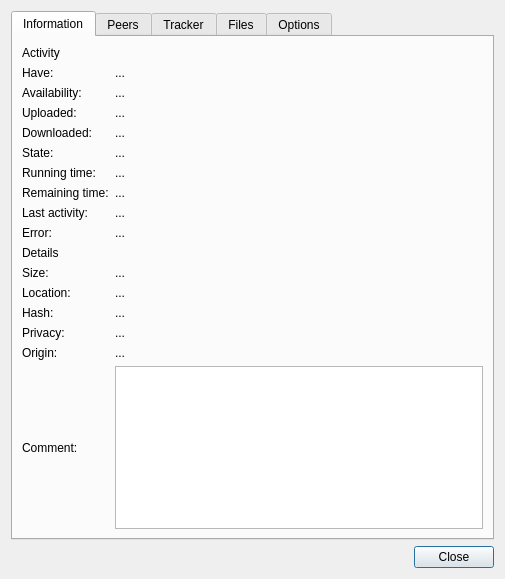
<?xml version="1.0" encoding="UTF-8"?>
<ui version="4.0">
 <class>DetailsDialog</class>
 <widget class="QDialog" name="DetailsDialog">
  <property name="geometry">
   <rect>
    <x>0</x>
    <y>0</y>
    <width>505</width>
    <height>579</height>
   </rect>
  </property>
  <property name="windowTitle">
   <string>Torrent Properties</string>
  </property>
  <property name="styleSheet">
   <string notr="true">[tr-style~=&quot;form-section&quot;]
{
  font-weight: bold;
  margin-top: 12px;
  margin-bottom: 1px;
}
[tr-style~=&quot;form-section&quot;][tr-style~=&quot;first&quot;]
{
  margin-top: 0;
}
[tr-style~=&quot;form-label&quot;]
{
  margin-left: 18px;
}</string>
  </property>
  <layout class="QVBoxLayout" name="dialogLayout">
   <item>
    <widget class="QTabWidget" name="tabs">
     <property name="currentIndex">
      <number>0</number>
     </property>
     <widget class="QWidget" name="infoTab">
      <attribute name="title">
       <string>Information</string>
      </attribute>
      <layout class="QGridLayout" name="infoTabLayout" rowstretch="0,0,0,0,0,0,0,0,0,0,0,0,0,0,0,0,1" columnstretch="0,1">
       <item row="0" column="0" colspan="2">
        <widget class="QLabel" name="activitySectionLabel">
         <property name="text">
          <string>Activity</string>
         </property>
         <property name="tr-style" stdset="0">
          <string notr="true">form-section first</string>
         </property>
        </widget>
       </item>
       <item row="1" column="0">
        <widget class="QLabel" name="haveLabel">
         <property name="text">
          <string>Have:</string>
         </property>
         <property name="tr-style" stdset="0">
          <string notr="true">form-label</string>
         </property>
        </widget>
       </item>
       <item row="1" column="1">
        <widget class="SqueezeLabel" name="haveValueLabel">
         <property name="sizePolicy">
          <sizepolicy hsizetype="Ignored" vsizetype="Preferred">
           <horstretch>0</horstretch>
           <verstretch>0</verstretch>
          </sizepolicy>
         </property>
         <property name="text">
          <string notr="true">...</string>
         </property>
         <property name="textFormat">
          <enum>Qt::PlainText</enum>
         </property>
         <property name="textInteractionFlags">
          <set>Qt::NoTextInteraction</set>
         </property>
        </widget>
       </item>
       <item row="2" column="0">
        <widget class="QLabel" name="availabilityLabel">
         <property name="text">
          <string>Availability:</string>
         </property>
         <property name="tr-style" stdset="0">
          <string notr="true">form-label</string>
         </property>
        </widget>
       </item>
       <item row="2" column="1">
        <widget class="SqueezeLabel" name="availabilityValueLabel">
         <property name="sizePolicy">
          <sizepolicy hsizetype="Ignored" vsizetype="Preferred">
           <horstretch>0</horstretch>
           <verstretch>0</verstretch>
          </sizepolicy>
         </property>
         <property name="text">
          <string notr="true">...</string>
         </property>
         <property name="textFormat">
          <enum>Qt::PlainText</enum>
         </property>
         <property name="textInteractionFlags">
          <set>Qt::NoTextInteraction</set>
         </property>
        </widget>
       </item>
       <item row="3" column="0">
        <widget class="QLabel" name="uploadedLabel">
         <property name="text">
          <string>Uploaded:</string>
         </property>
         <property name="tr-style" stdset="0">
          <string notr="true">form-label</string>
         </property>
        </widget>
       </item>
       <item row="3" column="1">
        <widget class="SqueezeLabel" name="uploadedValueLabel">
         <property name="sizePolicy">
          <sizepolicy hsizetype="Ignored" vsizetype="Preferred">
           <horstretch>0</horstretch>
           <verstretch>0</verstretch>
          </sizepolicy>
         </property>
         <property name="text">
          <string notr="true">...</string>
         </property>
         <property name="textFormat">
          <enum>Qt::PlainText</enum>
         </property>
         <property name="textInteractionFlags">
          <set>Qt::NoTextInteraction</set>
         </property>
        </widget>
       </item>
       <item row="4" column="0">
        <widget class="QLabel" name="downloadedLabel">
         <property name="text">
          <string>Downloaded:</string>
         </property>
         <property name="tr-style" stdset="0">
          <string notr="true">form-label</string>
         </property>
        </widget>
       </item>
       <item row="4" column="1">
        <widget class="SqueezeLabel" name="downloadedValueLabel">
         <property name="sizePolicy">
          <sizepolicy hsizetype="Ignored" vsizetype="Preferred">
           <horstretch>0</horstretch>
           <verstretch>0</verstretch>
          </sizepolicy>
         </property>
         <property name="text">
          <string notr="true">...</string>
         </property>
         <property name="textFormat">
          <enum>Qt::PlainText</enum>
         </property>
         <property name="textInteractionFlags">
          <set>Qt::NoTextInteraction</set>
         </property>
        </widget>
       </item>
       <item row="5" column="0">
        <widget class="QLabel" name="stateLabel">
         <property name="text">
          <string>State:</string>
         </property>
         <property name="tr-style" stdset="0">
          <string notr="true">form-label</string>
         </property>
        </widget>
       </item>
       <item row="5" column="1">
        <widget class="SqueezeLabel" name="stateValueLabel">
         <property name="sizePolicy">
          <sizepolicy hsizetype="Ignored" vsizetype="Preferred">
           <horstretch>0</horstretch>
           <verstretch>0</verstretch>
          </sizepolicy>
         </property>
         <property name="text">
          <string notr="true">...</string>
         </property>
         <property name="textFormat">
          <enum>Qt::PlainText</enum>
         </property>
         <property name="textInteractionFlags">
          <set>Qt::NoTextInteraction</set>
         </property>
        </widget>
       </item>
       <item row="6" column="0">
        <widget class="QLabel" name="runningTimeLabel">
         <property name="text">
          <string>Running time:</string>
         </property>
         <property name="tr-style" stdset="0">
          <string notr="true">form-label</string>
         </property>
        </widget>
       </item>
       <item row="6" column="1">
        <widget class="SqueezeLabel" name="runningTimeValueLabel">
         <property name="sizePolicy">
          <sizepolicy hsizetype="Ignored" vsizetype="Preferred">
           <horstretch>0</horstretch>
           <verstretch>0</verstretch>
          </sizepolicy>
         </property>
         <property name="text">
          <string notr="true">...</string>
         </property>
         <property name="textFormat">
          <enum>Qt::PlainText</enum>
         </property>
         <property name="textInteractionFlags">
          <set>Qt::NoTextInteraction</set>
         </property>
        </widget>
       </item>
       <item row="7" column="0">
        <widget class="QLabel" name="remainingTimeLabel">
         <property name="text">
          <string>Remaining time:</string>
         </property>
         <property name="tr-style" stdset="0">
          <string notr="true">form-label</string>
         </property>
        </widget>
       </item>
       <item row="7" column="1">
        <widget class="SqueezeLabel" name="remainingTimeValueLabel">
         <property name="sizePolicy">
          <sizepolicy hsizetype="Ignored" vsizetype="Preferred">
           <horstretch>0</horstretch>
           <verstretch>0</verstretch>
          </sizepolicy>
         </property>
         <property name="text">
          <string notr="true">...</string>
         </property>
         <property name="textFormat">
          <enum>Qt::PlainText</enum>
         </property>
         <property name="textInteractionFlags">
          <set>Qt::NoTextInteraction</set>
         </property>
        </widget>
       </item>
       <item row="8" column="0">
        <widget class="QLabel" name="lastActivityLabel">
         <property name="text">
          <string>Last activity:</string>
         </property>
         <property name="tr-style" stdset="0">
          <string notr="true">form-label</string>
         </property>
        </widget>
       </item>
       <item row="8" column="1">
        <widget class="SqueezeLabel" name="lastActivityValueLabel">
         <property name="sizePolicy">
          <sizepolicy hsizetype="Ignored" vsizetype="Preferred">
           <horstretch>0</horstretch>
           <verstretch>0</verstretch>
          </sizepolicy>
         </property>
         <property name="text">
          <string notr="true">...</string>
         </property>
         <property name="textFormat">
          <enum>Qt::PlainText</enum>
         </property>
         <property name="textInteractionFlags">
          <set>Qt::NoTextInteraction</set>
         </property>
        </widget>
       </item>
       <item row="9" column="0">
        <widget class="QLabel" name="errorLabel">
         <property name="text">
          <string>Error:</string>
         </property>
         <property name="tr-style" stdset="0">
          <string notr="true">form-label</string>
         </property>
        </widget>
       </item>
       <item row="9" column="1">
        <widget class="SqueezeLabel" name="errorValueLabel">
         <property name="sizePolicy">
          <sizepolicy hsizetype="Ignored" vsizetype="Preferred">
           <horstretch>0</horstretch>
           <verstretch>0</verstretch>
          </sizepolicy>
         </property>
         <property name="text">
          <string notr="true">...</string>
         </property>
         <property name="textFormat">
          <enum>Qt::PlainText</enum>
         </property>
         <property name="textInteractionFlags">
          <set>Qt::TextSelectableByKeyboard|Qt::TextSelectableByMouse</set>
         </property>
        </widget>
       </item>
       <item row="10" column="0" colspan="2">
        <widget class="QLabel" name="detailsSectionLabel">
         <property name="text">
          <string>Details</string>
         </property>
         <property name="tr-style" stdset="0">
          <string notr="true">form-section</string>
         </property>
        </widget>
       </item>
       <item row="11" column="0">
        <widget class="QLabel" name="sizeLabel">
         <property name="text">
          <string>Size:</string>
         </property>
         <property name="tr-style" stdset="0">
          <string notr="true">form-label</string>
         </property>
        </widget>
       </item>
       <item row="11" column="1">
        <widget class="SqueezeLabel" name="sizeValueLabel">
         <property name="sizePolicy">
          <sizepolicy hsizetype="Ignored" vsizetype="Preferred">
           <horstretch>0</horstretch>
           <verstretch>0</verstretch>
          </sizepolicy>
         </property>
         <property name="text">
          <string notr="true">...</string>
         </property>
         <property name="textFormat">
          <enum>Qt::PlainText</enum>
         </property>
         <property name="textInteractionFlags">
          <set>Qt::NoTextInteraction</set>
         </property>
        </widget>
       </item>
       <item row="12" column="0">
        <widget class="QLabel" name="locationLabel">
         <property name="text">
          <string>Location:</string>
         </property>
         <property name="tr-style" stdset="0">
          <string notr="true">form-label</string>
         </property>
        </widget>
       </item>
       <item row="12" column="1">
        <widget class="SqueezeLabel" name="locationValueLabel">
         <property name="sizePolicy">
          <sizepolicy hsizetype="Ignored" vsizetype="Preferred">
           <horstretch>0</horstretch>
           <verstretch>0</verstretch>
          </sizepolicy>
         </property>
         <property name="text">
          <string notr="true">...</string>
         </property>
         <property name="textFormat">
          <enum>Qt::PlainText</enum>
         </property>
         <property name="textInteractionFlags">
          <set>Qt::TextSelectableByKeyboard|Qt::TextSelectableByMouse</set>
         </property>
        </widget>
       </item>
       <item row="13" column="0">
        <widget class="QLabel" name="hashLabel">
         <property name="text">
          <string>Hash:</string>
         </property>
         <property name="tr-style" stdset="0">
          <string notr="true">form-label</string>
         </property>
        </widget>
       </item>
       <item row="13" column="1">
        <widget class="SqueezeLabel" name="hashValueLabel">
         <property name="sizePolicy">
          <sizepolicy hsizetype="Ignored" vsizetype="Preferred">
           <horstretch>0</horstretch>
           <verstretch>0</verstretch>
          </sizepolicy>
         </property>
         <property name="text">
          <string notr="true">...</string>
         </property>
         <property name="textFormat">
          <enum>Qt::PlainText</enum>
         </property>
         <property name="textInteractionFlags">
          <set>Qt::TextSelectableByKeyboard|Qt::TextSelectableByMouse</set>
         </property>
        </widget>
       </item>
       <item row="14" column="0">
        <widget class="QLabel" name="privacyLabel">
         <property name="text">
          <string>Privacy:</string>
         </property>
         <property name="tr-style" stdset="0">
          <string notr="true">form-label</string>
         </property>
        </widget>
       </item>
       <item row="14" column="1">
        <widget class="SqueezeLabel" name="privacyValueLabel">
         <property name="sizePolicy">
          <sizepolicy hsizetype="Ignored" vsizetype="Preferred">
           <horstretch>0</horstretch>
           <verstretch>0</verstretch>
          </sizepolicy>
         </property>
         <property name="text">
          <string notr="true">...</string>
         </property>
         <property name="textFormat">
          <enum>Qt::PlainText</enum>
         </property>
         <property name="textInteractionFlags">
          <set>Qt::NoTextInteraction</set>
         </property>
        </widget>
       </item>
       <item row="15" column="0">
        <widget class="QLabel" name="originLabel">
         <property name="text">
          <string>Origin:</string>
         </property>
         <property name="tr-style" stdset="0">
          <string notr="true">form-label</string>
         </property>
        </widget>
       </item>
       <item row="15" column="1">
        <widget class="SqueezeLabel" name="originValueLabel">
         <property name="sizePolicy">
          <sizepolicy hsizetype="Ignored" vsizetype="Preferred">
           <horstretch>0</horstretch>
           <verstretch>0</verstretch>
          </sizepolicy>
         </property>
         <property name="text">
          <string notr="true">...</string>
         </property>
         <property name="textFormat">
          <enum>Qt::PlainText</enum>
         </property>
         <property name="textInteractionFlags">
          <set>Qt::TextSelectableByKeyboard|Qt::TextSelectableByMouse</set>
         </property>
        </widget>
       </item>
       <item row="16" column="0">
        <widget class="QLabel" name="commentLabel">
         <property name="text">
          <string>Comment:</string>
         </property>
         <property name="buddy">
          <cstring>commentBrowser</cstring>
         </property>
         <property name="tr-style" stdset="0">
          <string notr="true">form-label</string>
         </property>
        </widget>
       </item>
       <item row="16" column="1">
        <widget class="QTextBrowser" name="commentBrowser">
         <property name="textInteractionFlags">
          <set>Qt::TextSelectableByKeyboard|Qt::TextSelectableByMouse</set>
         </property>
        </widget>
       </item>
      </layout>
     </widget>
     <widget class="QWidget" name="peersTab">
      <attribute name="title">
       <string>Peers</string>
      </attribute>
      <layout class="QVBoxLayout" name="peersTabLayout">
       <item>
        <widget class="QTreeWidget" name="peersView">
         <property name="alternatingRowColors">
          <bool>true</bool>
         </property>
         <property name="rootIsDecorated">
          <bool>false</bool>
         </property>
         <property name="uniformRowHeights">
          <bool>true</bool>
         </property>
         <property name="sortingEnabled">
          <bool>true</bool>
         </property>
         <property name="columnCount">
          <number>0</number>
         </property>
         <attribute name="headerShowSortIndicator" stdset="0">
          <bool>true</bool>
         </attribute>
        </widget>
       </item>
      </layout>
     </widget>
     <widget class="QWidget" name="trackersTab">
      <attribute name="title">
       <string>Tracker</string>
      </attribute>
      <layout class="QGridLayout" name="trackersTabLayout">
       <item row="0" column="0" rowspan="4">
        <widget class="QListView" name="trackersView">
         <property name="alternatingRowColors">
          <bool>true</bool>
         </property>
         <property name="selectionMode">
          <enum>QAbstractItemView::ExtendedSelection</enum>
         </property>
        </widget>
       </item>
       <item row="0" column="1">
        <widget class="QToolButton" name="addTrackerButton">
         <property name="toolTip">
          <string>Add Tracker</string>
         </property>
         <property name="toolButtonStyle">
          <enum>Qt::ToolButtonIconOnly</enum>
         </property>
        </widget>
       </item>
       <item row="1" column="1">
        <widget class="QToolButton" name="editTrackerButton">
         <property name="toolTip">
          <string>Edit Tracker</string>
         </property>
         <property name="toolButtonStyle">
          <enum>Qt::ToolButtonIconOnly</enum>
         </property>
        </widget>
       </item>
       <item row="2" column="1">
        <widget class="QToolButton" name="removeTrackerButton">
         <property name="toolTip">
          <string>Remove Trackers</string>
         </property>
         <property name="toolButtonStyle">
          <enum>Qt::ToolButtonIconOnly</enum>
         </property>
        </widget>
       </item>
       <item row="3" column="1">
        <spacer name="trackerButtonsSpacer">
         <property name="orientation">
          <enum>Qt::Vertical</enum>
         </property>
         <property name="sizeHint" stdset="0">
          <size>
           <width>1</width>
           <height>1</height>
          </size>
         </property>
        </spacer>
       </item>
       <item row="4" column="0">
        <widget class="QCheckBox" name="showTrackerScrapesCheck">
         <property name="text">
          <string>Show &amp;more details</string>
         </property>
        </widget>
       </item>
       <item row="5" column="0">
        <widget class="QCheckBox" name="showBackupTrackersCheck">
         <property name="text">
          <string>Show &amp;backup trackers</string>
         </property>
        </widget>
       </item>
      </layout>
     </widget>
     <widget class="QWidget" name="filesTab">
      <attribute name="title">
       <string>Files</string>
      </attribute>
      <layout class="QVBoxLayout" name="filesTabLayout">
       <item>
        <widget class="FileTreeView" name="filesView"/>
       </item>
      </layout>
     </widget>
     <widget class="QWidget" name="optionsTab">
      <attribute name="title">
       <string>Options</string>
      </attribute>
      <layout class="QGridLayout" name="optionsTabLayout" columnstretch="0,1">
       <item row="0" column="0" colspan="2">
        <widget class="QLabel" name="speedSectionLabel">
         <property name="text">
          <string>Speed</string>
         </property>
         <property name="tr-style" stdset="0">
          <string notr="true">form-section first</string>
         </property>
        </widget>
       </item>
       <item row="1" column="0" colspan="2">
        <widget class="QCheckBox" name="sessionLimitCheck">
         <property name="text">
          <string>Honor global &amp;limits</string>
         </property>
         <property name="tr-style" stdset="0">
          <string notr="true">form-label</string>
         </property>
        </widget>
       </item>
       <item row="2" column="0">
        <widget class="QCheckBox" name="singleDownCheck">
         <property name="text">
          <string>Limit &amp;download speed:</string>
         </property>
         <property name="tr-style" stdset="0">
          <string notr="true">form-label</string>
         </property>
        </widget>
       </item>
       <item row="2" column="1">
        <widget class="QSpinBox" name="singleDownSpin">
         <property name="enabled">
          <bool>false</bool>
         </property>
         <property name="maximum">
          <number>999999999</number>
         </property>
         <property name="singleStep">
          <number>5</number>
         </property>
        </widget>
       </item>
       <item row="3" column="0">
        <widget class="QCheckBox" name="singleUpCheck">
         <property name="text">
          <string>Limit &amp;upload speed:</string>
         </property>
         <property name="tr-style" stdset="0">
          <string notr="true">form-label</string>
         </property>
        </widget>
       </item>
       <item row="3" column="1">
        <widget class="QSpinBox" name="singleUpSpin">
         <property name="enabled">
          <bool>false</bool>
         </property>
         <property name="maximum">
          <number>999999999</number>
         </property>
         <property name="singleStep">
          <number>5</number>
         </property>
        </widget>
       </item>
       <item row="4" column="0">
        <widget class="QLabel" name="bandwidthPriorityLabel">
         <property name="text">
          <string>Torrent &amp;priority:</string>
         </property>
         <property name="buddy">
          <cstring>bandwidthPriorityCombo</cstring>
         </property>
         <property name="tr-style" stdset="0">
          <string notr="true">form-label</string>
         </property>
        </widget>
       </item>
       <item row="4" column="1">
        <widget class="QComboBox" name="bandwidthPriorityCombo"/>
       </item>
       <item row="5" column="0" colspan="2">
        <widget class="QLabel" name="seedingLimitsSectionLabel">
         <property name="text">
          <string>Seeding Limits</string>
         </property>
         <property name="tr-style" stdset="0">
          <string notr="true">form-section</string>
         </property>
        </widget>
       </item>
       <item row="6" column="0">
        <widget class="QLabel" name="ratioLabel">
         <property name="text">
          <string>&amp;Ratio:</string>
         </property>
         <property name="buddy">
          <cstring>ratioCombo</cstring>
         </property>
         <property name="tr-style" stdset="0">
          <string notr="true">form-label</string>
         </property>
        </widget>
       </item>
       <item row="6" column="1">
        <layout class="QHBoxLayout" name="ratioValueLayout">
         <item>
          <widget class="QComboBox" name="ratioCombo"/>
         </item>
         <item>
          <widget class="QDoubleSpinBox" name="ratioSpin">
           <property name="minimum">
            <double>0.0010000000000000</double>
           </property>
           <property name="maximum">
            <double>999999999.000000000000000</double>
           </property>
          </widget>
         </item>
        </layout>
       </item>
       <item row="7" column="0">
        <widget class="QLabel" name="idleLabel">
         <property name="text">
          <string>&amp;Idle:</string>
         </property>
         <property name="buddy">
          <cstring>idleCombo</cstring>
         </property>
         <property name="tr-style" stdset="0">
          <string notr="true">form-label</string>
         </property>
        </widget>
       </item>
       <item row="7" column="1">
        <layout class="QHBoxLayout" name="idleValueLayout">
         <item>
          <widget class="QComboBox" name="idleCombo"/>
         </item>
         <item>
          <widget class="QSpinBox" name="idleSpin">
           <property name="suffix">
            <string notr="true"> minute(s)</string>
           </property>
           <property name="minimum">
            <number>1</number>
           </property>
           <property name="maximum">
            <number>9999</number>
           </property>
           <property name="singleStep">
            <number>5</number>
           </property>
          </widget>
         </item>
        </layout>
       </item>
       <item row="8" column="0" colspan="2">
        <widget class="QLabel" name="peerConnectionsSectionLabel">
         <property name="text">
          <string>Peer Connections</string>
         </property>
         <property name="tr-style" stdset="0">
          <string notr="true">form-section</string>
         </property>
        </widget>
       </item>
       <item row="9" column="0">
        <widget class="QLabel" name="peerLimitLabel">
         <property name="text">
          <string>&amp;Maximum peers:</string>
         </property>
         <property name="buddy">
          <cstring>peerLimitSpin</cstring>
         </property>
         <property name="tr-style" stdset="0">
          <string notr="true">form-label</string>
         </property>
        </widget>
       </item>
       <item row="9" column="1">
        <widget class="QSpinBox" name="peerLimitSpin">
         <property name="minimum">
          <number>1</number>
         </property>
         <property name="maximum">
          <number>300</number>
         </property>
         <property name="singleStep">
          <number>5</number>
         </property>
        </widget>
       </item>
       <item row="10" column="0" colspan="2">
        <spacer name="optionsTabBottomSpacer">
         <property name="orientation">
          <enum>Qt::Vertical</enum>
         </property>
         <property name="sizeHint" stdset="0">
          <size>
           <width>1</width>
           <height>1</height>
          </size>
         </property>
        </spacer>
       </item>
      </layout>
     </widget>
    </widget>
   </item>
   <item>
    <widget class="QDialogButtonBox" name="dialogButtons">
     <property name="orientation">
      <enum>Qt::Horizontal</enum>
     </property>
     <property name="standardButtons">
      <set>QDialogButtonBox::Close</set>
     </property>
    </widget>
   </item>
  </layout>
 </widget>
 <customwidgets>
  <customwidget>
   <class>SqueezeLabel</class>
   <extends>QLabel</extends>
   <header>squeezelabel.h</header>
  </customwidget>
  <customwidget>
   <class>FileTreeView</class>
   <extends>QTreeView</extends>
   <header>file-tree.h</header>
  </customwidget>
 </customwidgets>
 <tabstops>
  <tabstop>tabs</tabstop>
  <tabstop>errorValueLabel</tabstop>
  <tabstop>locationValueLabel</tabstop>
  <tabstop>hashValueLabel</tabstop>
  <tabstop>originValueLabel</tabstop>
  <tabstop>commentBrowser</tabstop>
  <tabstop>peersView</tabstop>
  <tabstop>trackersView</tabstop>
  <tabstop>addTrackerButton</tabstop>
  <tabstop>editTrackerButton</tabstop>
  <tabstop>removeTrackerButton</tabstop>
  <tabstop>showTrackerScrapesCheck</tabstop>
  <tabstop>showBackupTrackersCheck</tabstop>
  <tabstop>filesView</tabstop>
  <tabstop>sessionLimitCheck</tabstop>
  <tabstop>singleDownCheck</tabstop>
  <tabstop>singleDownSpin</tabstop>
  <tabstop>singleUpCheck</tabstop>
  <tabstop>singleUpSpin</tabstop>
  <tabstop>bandwidthPriorityCombo</tabstop>
  <tabstop>ratioCombo</tabstop>
  <tabstop>ratioSpin</tabstop>
  <tabstop>idleCombo</tabstop>
  <tabstop>idleSpin</tabstop>
  <tabstop>peerLimitSpin</tabstop>
  <tabstop>dialogButtons</tabstop>
 </tabstops>
 <resources/>
 <connections>
  <connection>
   <sender>dialogButtons</sender>
   <signal>accepted()</signal>
   <receiver>DetailsDialog</receiver>
   <slot>accept()</slot>
   <hints>
    <hint type="sourcelabel">
     <x>26</x>
     <y>563</y>
    </hint>
    <hint type="destinationlabel">
     <x>20</x>
     <y>20</y>
    </hint>
   </hints>
  </connection>
  <connection>
   <sender>dialogButtons</sender>
   <signal>rejected()</signal>
   <receiver>DetailsDialog</receiver>
   <slot>reject()</slot>
   <hints>
    <hint type="sourcelabel">
     <x>26</x>
     <y>563</y>
    </hint>
    <hint type="destinationlabel">
     <x>20</x>
     <y>20</y>
    </hint>
   </hints>
  </connection>
  <connection>
   <sender>singleDownCheck</sender>
   <signal>toggled(bool)</signal>
   <receiver>singleDownSpin</receiver>
   <slot>setEnabled(bool)</slot>
   <hints>
    <hint type="sourcelabel">
     <x>35</x>
     <y>99</y>
    </hint>
    <hint type="destinationlabel">
     <x>247</x>
     <y>93</y>
    </hint>
   </hints>
  </connection>
  <connection>
   <sender>singleUpCheck</sender>
   <signal>toggled(bool)</signal>
   <receiver>singleUpSpin</receiver>
   <slot>setEnabled(bool)</slot>
   <hints>
    <hint type="sourcelabel">
     <x>35</x>
     <y>131</y>
    </hint>
    <hint type="destinationlabel">
     <x>247</x>
     <y>125</y>
    </hint>
   </hints>
  </connection>
 </connections>
</ui>
